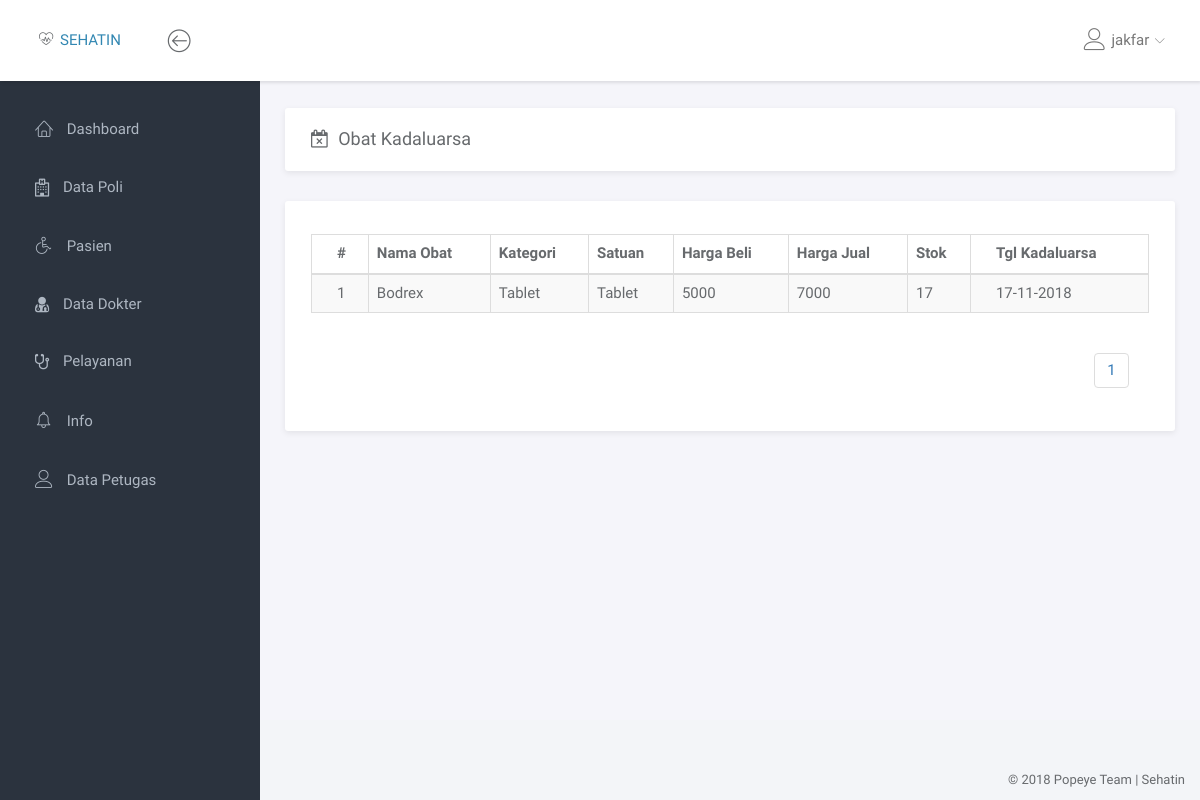
The page /obat/obat_kadaluarsa.php (signed in) on the database as committed earlier.
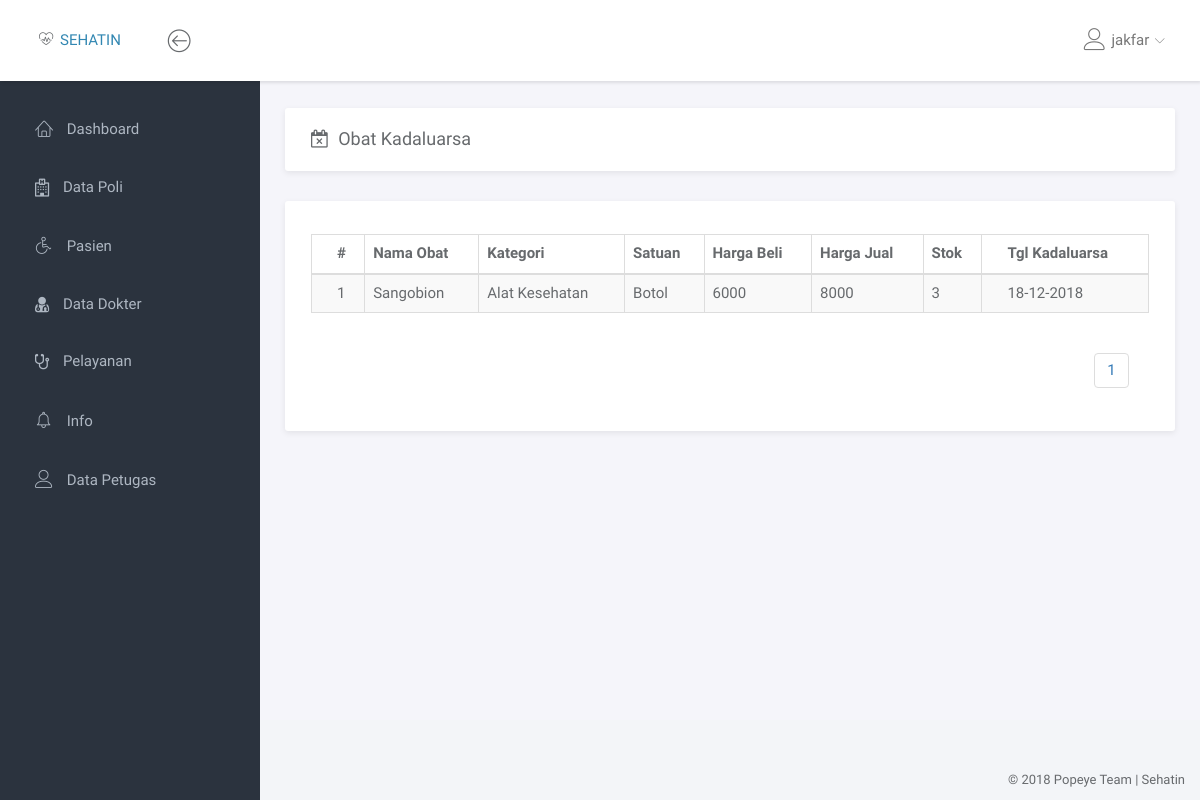
The same page on the database as committed later.
### tables this page shows
CREATE TABLE `obat` (
  `id_obat` int(7) NOT NULL,
  `nm_obat` varchar(50) NOT NULL,
  `id_kategori` tinyint(3) NOT NULL,
  `id_satuan` tinyint(3) NOT NULL,
  `harga_beli` int(7) NOT NULL,
  `harga_jual` int(7) NOT NULL,
  `stok` smallint(5) NOT NULL,
  `tgl_kadaluarsa` date NOT NULL,
  `id_petugas` tinyint(3) NOT NULL
);

CREATE TABLE `kategori_obat` (
  `id_kategori` tinyint(3) NOT NULL,
  `kategori` varchar(30) NOT NULL,
  `status` enum('Aktif','Non Aktif') NOT NULL
);

CREATE TABLE `satuan_obat` (
  `id_satuan` tinyint(3) NOT NULL,
  `satuan` varchar(30) NOT NULL,
  `status` enum('Aktif','Non Aktif') NOT NULL
);

### obat/obat_kadaluarsa.php (the view, shortened to what this page needs)
<!doctype html>
<html lang="en">
<head>
	<link rel="stylesheet" href="../assets/vendor/bootstrap/css/bootstrap.min.css">
	<link rel="stylesheet" href="../assets/vendor/font-awesome/css/font-awesome.min.css">
	<link rel="stylesheet" href="../assets/vendor/linearicons/style.css">
	<link rel="stylesheet" href="../assets/vendor/chartist/css/chartist-custom.css">
	<link rel="stylesheet" href="../assets/css/main.css">
</head>
<body>
	<div id="wrapper">
		<?php
			include '../dashboard/navbar.php';
			include '../dashboard/left_sidebar.php';
		 ?>
     <div class="main">
       <div class="main-content">
         <div class="container-fluid">
              <div class="panel">
                <div class="panel-heading">
                	<h1 class="panel-title"><i class="fa fa-calendar-times-o"></i>&ensp;Obat Kadaluarsa</h1>
                </div>
							</div>
						<div class="row">
							<div class="col-md-12">
								<div class="panel">
									<br>
                <div class="row">
                  <div class="col-md-12">
                  </div>
                </div>
                <div class="panel-body">
                  <div class="table-responsive">
                    <table class="table table-striped table-hover table-bordered">
                      <thead>
                        <tr>
                          <th>#</th>
                          <th>Nama Obat</th>
                          <th>Kategori</th>
                          <th>Satuan</th>
                          <th>Harga Beli</th>
                          <th>Harga Jual</th>
                          <th>Stok</th>
                          <th>Tgl Kadaluarsa</th>
                        </tr>
                      </thead>
					<tbody>
						<?php
							$now = date("Y-m-d");
							$halaman = 5;
							$page = isset($_GET['halaman']) ? (int)$_GET['halaman'] : 1;
							$mulai = ($page > 1) ? ($page * $halaman) - $halaman : 0;
							$q = "SELECT DISTINCT obat.*, kategori, satuan FROM obat INNER JOIN kategori_obat k ON  obat.id_kategori = k.id_kategori INNER JOIN satuan_obat s ON obat.id_satuan = s.id_satuan WHERE obat.tgl_kadaluarsa <= '$now' ORDER BY obat.nm_obat ASC LIMIT $mulai, $halaman";
							$jml = "SELECT COUNT(*) AS jml_obat FROM obat WHERE tgl_kadaluarsa <= '$now'";
							$r = mysqli_query($con, $jml);
							$result = mysqli_query($con, $q);
							$jml_obat = mysqli_fetch_assoc($r);
							$pages = ceil($jml_obat['jml_obat']/$halaman);
							$no = $mulai + 1;
							$aksi = "";
							foreach ($result as $val) {
								$tgl_kadaluarsa = date("d-m-Y", strtotime($val['tgl_kadaluarsa']));
								echo "<tr>
										<td>$no</td>
										<td>$val[nm_obat]</td>
										<td>$val[kategori]</td>
										<td>$val[satuan]</td>
										<td>$val[harga_beli]</td>
										<td>$val[harga_jual]</td>
										<td>$val[stok]</td>
										<td>$tgl_kadaluarsa</td>
										$aksi
									</tr>";
									$no++;
							}
						?>
						</tbody>
                    </table>
                  </div>
									<div class="col-md-2 col-md-offset-11">
										<ul class="pagination">
											<?php for ($i=1; $i <= $pages; $i++) { ?>
												<li><a href="?halaman=<?php echo $i; ?> " class="<?php echo $i==$_GET['halaman'] ? 'active' : '' ?>"> <?php echo $i; ?></a></li>
												<?php
											} ?>
										</ul>
									</div>
									</div>
                </div>
              </div>
            </div>
          </div>
         </div>
       </div>
     </div>
		 <?php include '../dashboard/footer.php'; ?>
	 </body>
	 </html>

Rows that differ between the two databases and show on the page:
no longer on this page (row edited): obat: nm_obat "Bodrex", id_kategori.kategori "Tablet", id_satuan.satuan "Tablet", harga_beli "5000", harga_jual "7000", stok "17", tgl_kadaluarsa "17-11-2018"
now on this page (row edited): obat: nm_obat "Sangobion", id_kategori.kategori "Alat Kesehatan", id_satuan.satuan "Botol", harga_beli "6000", harga_jual "8000", stok "3", tgl_kadaluarsa "18-12-2018"
